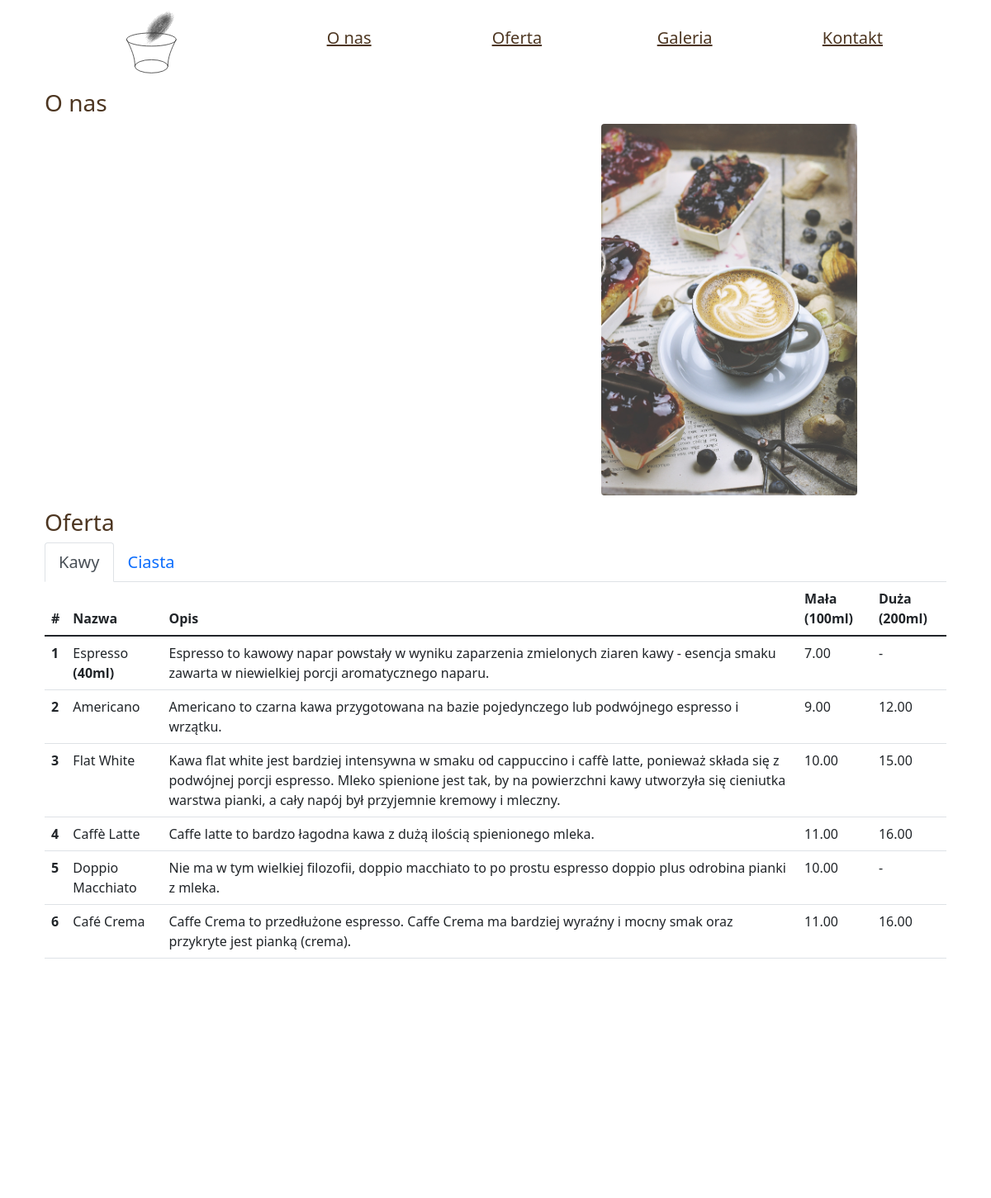
Before: /projekt_zaliczeniowy/index.php (upper part) with the older database file.
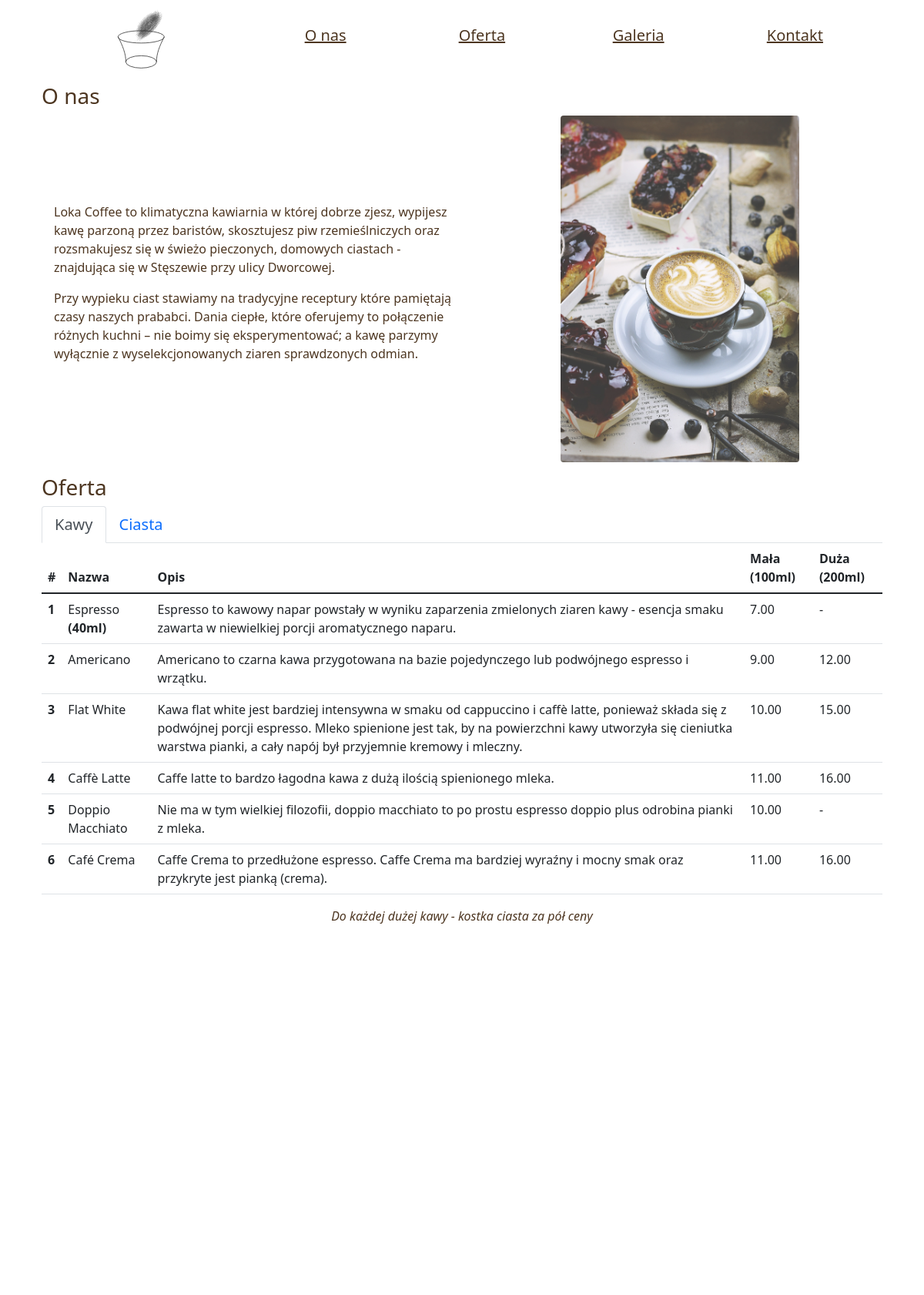
After: the same page with the newer database file.
### tables this page shows
CREATE TABLE `coffee` (
  `id` int(10) UNSIGNED NOT NULL,
  `name` varchar(256) NOT NULL,
  `description` text NOT NULL,
  `small_price` double(5,2) UNSIGNED DEFAULT NULL,
  `large_price` double(5,2) UNSIGNED DEFAULT NULL
);

CREATE TABLE `text_fields` (
  `id` int(10) UNSIGNED NOT NULL,
  `content` text NOT NULL,
  `section` varchar(64) NOT NULL,
  `paragraphs_order` tinyint(3) UNSIGNED DEFAULT NULL
);

### projekt_zaliczeniowy/index.php (the view, shortened to what this page needs)
<!DOCTYPE html>
<html lang="en">
<head>
    <link href="https://cdn.jsdelivr.net/npm/bootstrap@5.1.3/dist/css/bootstrap.min.css" rel="stylesheet">
    <link rel="stylesheet" href="https://cdn.jsdelivr.net/npm/bootstrap-icons@1.8.1/font/bootstrap-icons.css">
    <link rel="stylesheet" href="css/style.css">
</head>
<body>
    <?php
    require_once("scripts/connection.php")
    ?>
    <div class="container">
        <header class="d-flex mb-3 container fixed-top bg-white">
            <div class="logo w-25 justify-content-center d-flex align-items-center">
                <img id="logo-img" src="assets/logo.svg" class="img-fluid" style="max-height: 80%;" alt="logo">
            </div>
            <div class="container-fluid w-75">
                <nav class="row navbar justify-content-around d-flex align-items-center h-100 w-100">
                    <div class="col text-center h5"><a class="main-nav" href="#o-nas">O nas</a></div>
                    <div class="col text-center h5"><a class="main-nav" href="#oferta">Oferta</a></div>
                    <div class="col text-center h5"><a class="main-nav" href="#galeria">Galeria</a></div>
                    <div class="col text-center h5"><a class="main-nav" href="#kontakt">Kontakt</a></div>
                </nav>
            </div>
        </header>
        <div id="header-holder"></div>
        <main class="container-fluid">
            <section id="o-nas" class="mb-3 mt-2">
                <h3>O nas</h3>
                <div class="row ms-1 align-items-center">
                    <span class="col align-text-center">
                        <?php
                        $sql = "SELECT * FROM `text_fields` WHERE `text_fields`.`section` = 'o-nas' ORDER BY `text_fields`.`paragraphs_order` ASC";
                        $result = $connection->query($sql);
                        foreach ($result as $row)
                        {
                            echo "<p>";
                            echo $row['content'];
                            echo "</p>";
                        }
                        ?>
                    </span>
                    <div class="col d-flex align-items-center justify-content-center">
                        <?php
                        $sql = "SELECT * FROM `images` WHERE `section_name` = 'o-nas'";
                        $result = $connection->query($sql);
                        $row = $result->fetch_assoc();
                        echo <<< LABEL
                        <img id="img-o-nas" class="img-fluid rounded increaseOnHover" src="assets/kawa-i-ciasta.jpg" alt="$row[alt]">
LABEL;
                        ?>
                    </div>
                </div>
            </section>
            <section id="oferta" class="mb-3">
                <h3>Oferta</h3>
                <span>
                    <ul class="nav nav-tabs">
                        <li class="nav-item">
                            <button class="nav-link active drinks">Kawy</button>
                        </li>
                        <li class="nav-item">
                            <button class="nav-link cakes">Ciasta</button>
                        </li>
                    </ul>
                    <table id='drinks' class="table table-hover">
                        <thead>
                            <tr>
                                <th scope="col">#</th>
                                <th scope="col">Nazwa</th>
                                <th scope="col">Opis</th>
                                <th scope="col">Mała (100ml) </th>
                                <th scope="col">Duża (200ml) </th>
                            </tr>
                        </thead>
                        <tbody>
                            <?php
                            $sql = "SELECT * FROM `coffee`";
                            $result = $connection->query($sql);
                            foreach ($result as $row)
                            {
                            ?>
                                <tr>
                                    <th scope="row"><?php echo $row['id'] ?></th>
                                    <td><?php echo $row['name'] ?></td>
                                    <td><?php echo $row['description'] ?></td>
                                    <td><?php echo $row['small_price'] ?></td>
                                    <td><?php if ($row['large_price'] == 0) echo "-";
                                        else echo $row['large_price'] ?></td>
                                </tr>
                            <?php
                            }
                            ?>
                        </tbody>
                    </table>
                    <p class="text-center">
                        <em>
                            <?php
                            $sql = "SELECT * FROM `text_fields` WHERE `text_fields`.`section` = 'pod-menu' ORDER BY `text_fields`.`paragraphs_order` ASC";
                            $result = $connection->query($sql);
                            echo $result->fetch_assoc()['content'];
                            ?>
                        </em>
                    </p>
                </span>
            </section>
        </main>
    </div>
</body>
</html>

### projekt_zaliczeniowy/css/style.css (style rules this page uses)
body { color: #4d3621; }
a { color: #4d3621; }
img { opacity: 0.8; }
#img-o-nas { max-height: 450px; }
header, #header-holder { height: 100px; opacity: 100; transition: 0.5s; }
section { visibility: hidden; }
.fadeIn { visibility: visible !important; animation: animat_show 1s; }
html { scroll-behavior: smooth; }
.nav-item { font-size: 125%; }

Changed rows visible on the page:
added text_fields: content "Loka Coffee to klimatyczna kawiarnia w której dobrze zjesz, wypijesz kawę parzoną przez baristów, skosztujesz piw rzemieślniczych oraz rozsmakujesz się w świeżo pieczonych, domowych ciastach - znajdująca się w Stęszewie przy ulicy Dworcowej."
added text_fields: content "Przy wypieku ciast stawiamy na tradycyjne receptury które pamiętają czasy naszych prababci. Dania ciepłe, które oferujemy to połączenie różnych kuchni – nie boimy się eksperymentować; a kawę parzymy wyłącznie z wyselekcjonowanych ziaren sprawdzonych odmian."
added text_fields: content "Do każdej dużej kawy - kostka ciasta za pół ceny"
